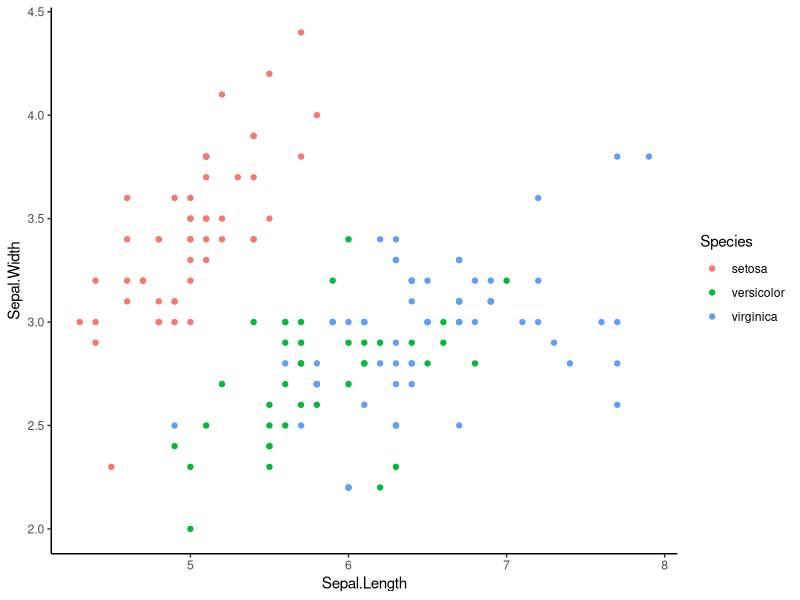

This figure's R source:
## ---- chunk 1

library(datasets)
library(ggplot2)

print(format(Sys.time(), "%c"))

## ---- chunk 2

ggplot(iris, aes(x = Sepal.Length, y = Sepal.Width, color = Species)) +
  geom_point() +
  theme_classic()

